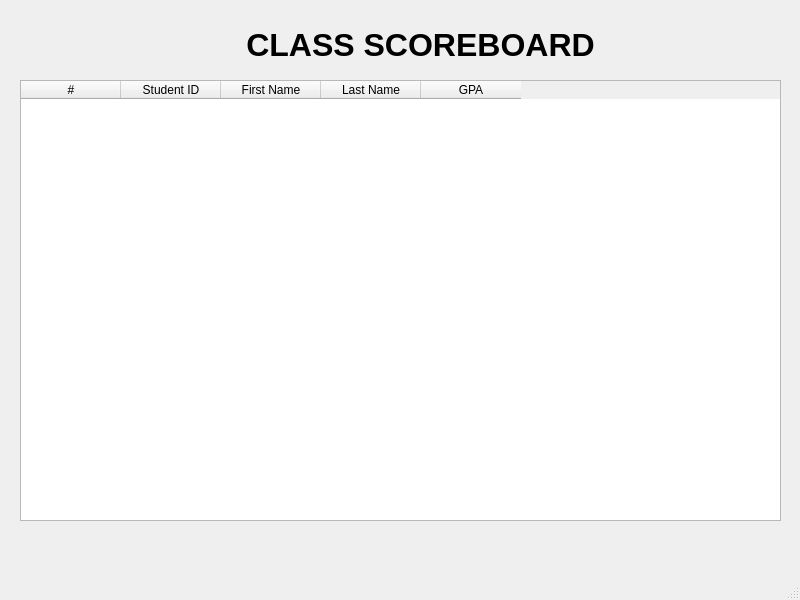
<?xml version="1.0" encoding="UTF-8"?>
<ui version="4.0">
 <class>design14</class>
 <widget class="QMainWindow" name="design14">
  <property name="geometry">
   <rect>
    <x>0</x>
    <y>0</y>
    <width>800</width>
    <height>600</height>
   </rect>
  </property>
  <property name="windowTitle">
   <string>design14</string>
  </property>
  <widget class="QWidget" name="centralwidget">
   <widget class="QLabel" name="label">
    <property name="geometry">
     <rect>
      <x>230</x>
      <y>10</y>
      <width>381</width>
      <height>71</height>
     </rect>
    </property>
    <property name="font">
     <font>
      <pointsize>24</pointsize>
     </font>
    </property>
    <property name="text">
     <string>&lt;html&gt;&lt;head/&gt;&lt;body&gt;&lt;p align=&quot;center&quot;&gt;&lt;span style=&quot; font-weight:700;&quot;&gt;CLASS SCOREBOARD&lt;/span&gt;&lt;/p&gt;&lt;/body&gt;&lt;/html&gt;</string>
    </property>
   </widget>
   <widget class="QTableWidget" name="tableWidget">
    <property name="geometry">
     <rect>
      <x>20</x>
      <y>80</y>
      <width>761</width>
      <height>441</height>
     </rect>
    </property>
    <column>
     <property name="text">
      <string>#</string>
     </property>
    </column>
    <column>
     <property name="text">
      <string>Student ID</string>
     </property>
    </column>
    <column>
     <property name="text">
      <string>First Name</string>
     </property>
    </column>
    <column>
     <property name="text">
      <string>Last Name</string>
     </property>
    </column>
    <column>
     <property name="text">
      <string>GPA</string>
     </property>
    </column>
   </widget>
  </widget>
  <widget class="QMenuBar" name="menubar">
   <property name="geometry">
    <rect>
     <x>0</x>
     <y>0</y>
     <width>800</width>
     <height>22</height>
    </rect>
   </property>
  </widget>
  <widget class="QStatusBar" name="statusbar"/>
 </widget>
 <resources/>
 <connections/>
</ui>
